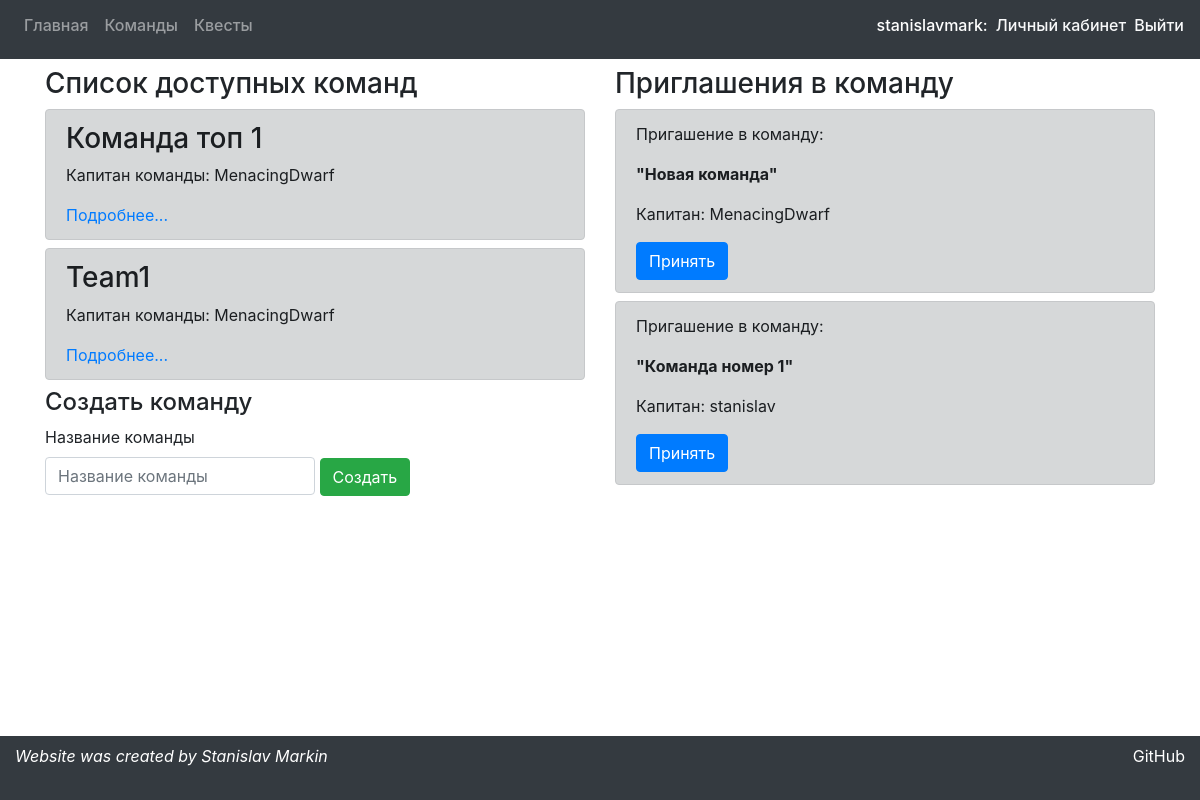
The app's page /teams (signed in), older data.
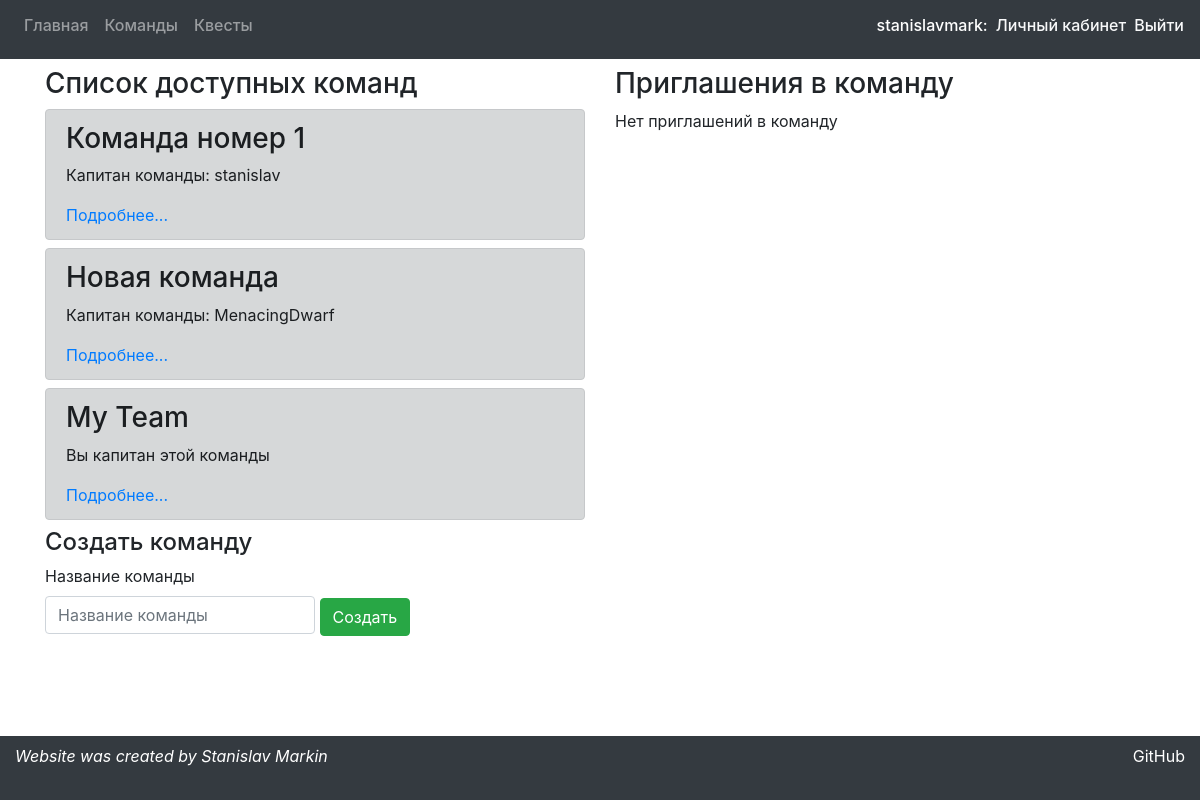
The same page, newer data.
### preparationApp/models.py (models this page shows, shortened)
class Team(models.Model):
    captain = models.ForeignKey(User, models.CASCADE, default=1)
    members = models.ManyToManyField(User, related_name='teams')
    title = models.CharField(max_length=30)

class Invite(models.Model):
    new_member = models.ForeignKey(User, models.CASCADE)
    team = models.ForeignKey(Team, models.CASCADE)
    class Meta:
        unique_together = (("new_member", "team"),)

### preparationApp/views.py (the view)
# urls.py: path('teams', views.teams, name='teams'),
def teams(request):
    args = make_args(request)
    args['teams_list'] = list(filter(lambda t: get_user(request.user.username) in t.members.all(),
                                     models.Team.objects.all()))
    args['invites_list'] = list(filter(lambda i: get_user(request.user.username) == i.new_member,
                                       models.Invite.objects.all()))
    return render(request, 'preparationApp/teamsPage.html', args)

### preparationApp/views.py (called while the page is built)
def get_user(name):
    return User.objects.get(username=name)

def make_args(request):
    args = {'message': 'none'}
    if request.session.get('message'):
        args['message'] = request.session.get('message')
        request.session.pop('message')
    return args

### preparationApp/templates/preparationApp/teamsPage.html (shortened to what this page needs)
{%  extends 'preparationApp/mainWrapper.html' %}
{% block content %}
    <div class="row">
    <div class="col-6">
    <h3>Список доступных команд</h3>
    {% if teams_list|length == 0 %}
            <p>Нет доступных команд</p>
    {% else %}
        {% for team in teams_list %}
            <div class="alert alert-dark mb-2">
                <h3>{{ team.title }}</h3>
                <p>{% if user.username == team.captain.username %}Вы капитан этой команды
                {% else %}Капитан команды: {{ team.captain }}{% endif %}</p>
                <a href="/teams/{{ team.id }}">Подробнее...</a>
            </div>
        {% endfor %}
    {% endif %}
    <h4>Создать команду</h4>
    <form action="teams/add/team" method="post">{% csrf_token %}
        <label class="d-block" for="title">Название команды</label>
        <input type="text" class="form-control d-inline w-50" id="title" placeholder="Название команды" name="title">
        <input type="submit" class="btn btn-success" value="Создать">
    </form>
    </div>
    <div class="col-6">
    <h3>Приглашения в команду</h3>
    {% if invites_list|length == 0 %}
        Нет приглашений в команду
    {% endif %}
    {% for invite in invites_list %}
        <div class="alert alert-dark mb-2">
            <p>Пригашение в команду:</p> <p><b>"{{ invite.team.title }}"</b></p>
            <p>Капитан: {{ invite.team.captain }}</p>
            <a class="btn btn-primary" href="/teams/accept/invite/{{ invite.id }}">Принять</a>
        </div>
    {% endfor %}
    </div>
    </div>
{% endblock %}

Row changes from the older to the newer data that the page shows:
no longer on this page (row unchanged): Team: title "Команда топ 1", captain "MenacingDwarf"
no longer on this page (row unchanged): Team: title "Team1", captain "MenacingDwarf"
removed Invite: team "Новая команда", team.captain "MenacingDwarf"
removed Invite: team "Команда номер 1", team.captain "stanislav"
now on this page (row unchanged): Team: title "Команда номер 1", captain "stanislav"
now on this page (row unchanged): Team: title "Новая команда", captain "MenacingDwarf"
added Team: title "My Team", shows "Вы капитан этой команды"
Text that changed along with them:
text now shown: "Нет приглашений в команду"
